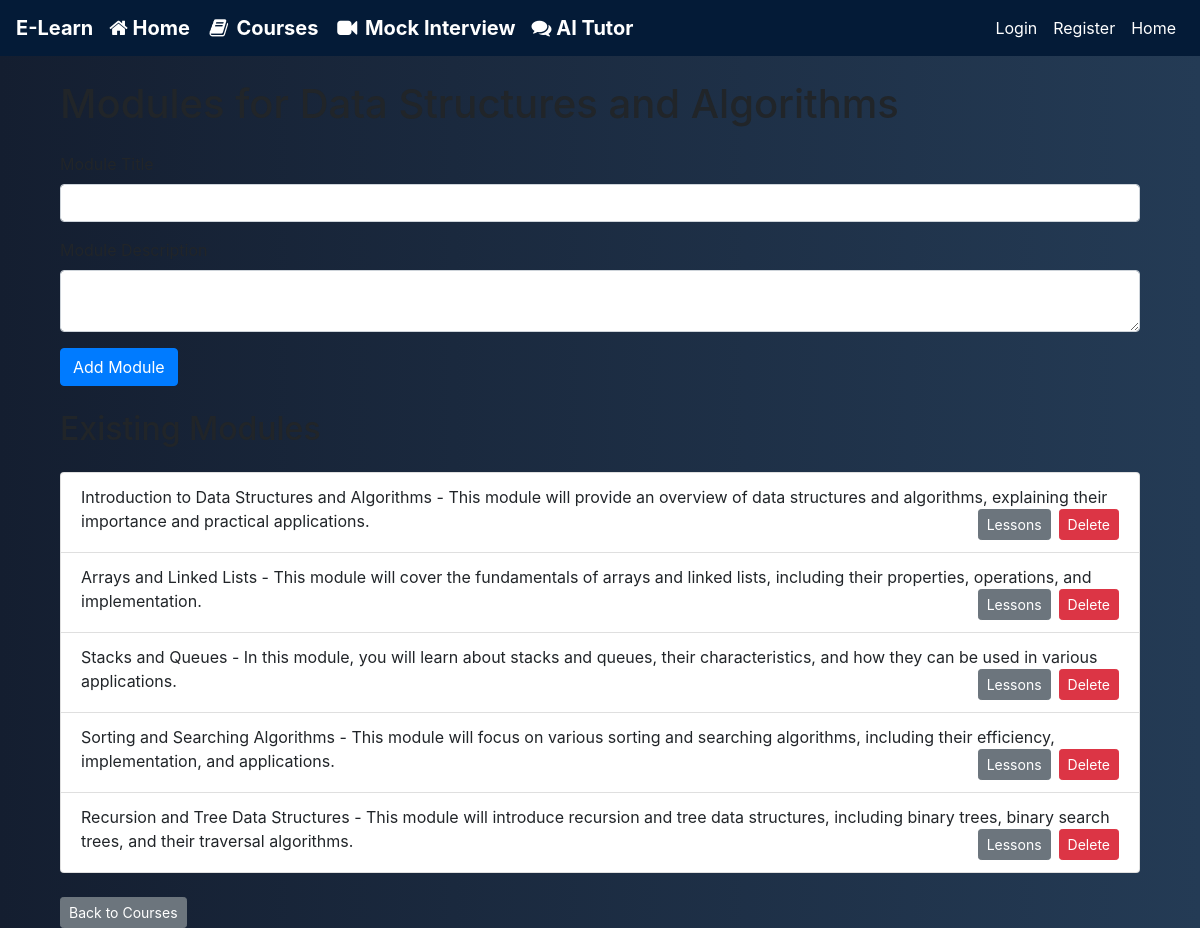
Page /courses/1/modules on the committed database.
### models.py (models this page shows, shortened)
class Module(db.Model):
    __tablename__ = 'modules'
    id = db.Column(db.Integer, primary_key=True)
    title = db.Column(db.String(50), nullable=False, unique=True)
    description = db.Column(db.String(250), nullable=False, unique=True)
    created_at = db.Column(db.DateTime, default=datetime.utcnow)
    course_id = db.Column(db.Integer, db.ForeignKey('courses.id'), nullable=False)
    lessons = db.relationship('Lesson', backref='module', lazy=True, cascade="all, delete-orphan")

### app.py (the view, shortened to what this page needs)
@app.route('/courses/<int:course_id>/modules', methods=['GET', 'POST'])
def manage_modules(course_id):
    course = Course.query.get(course_id)
    modules = Module.query.filter_by(course_id=course_id).all()
    return render_template('modules.html', course=course, modules=modules)

### templates/modules.html (shortened to what this page needs)
{% extends "base.html" %}
{% block content %}
<div class="container">
    <h1 class="my-4">Modules for {{ course.title }}</h1>
    <form method="POST">
        <div class="form-group">
            <label for="title">Module Title</label>
            <input type="text" class="form-control" id="title" name="title" required>
        </div>
        <div class="form-group">
            <label for="description">Module Description</label>
            <textarea class="form-control" id="description" name="description" required></textarea>
        </div>
        <button type="submit" class="btn btn-primary">Add Module</button>
    </form>
    <h2 class="my-4">Existing Modules</h2>
    <ul class="list-group">
        {% for module in modules %}
        <li class="list-group-item">
            {{ module.title }} - {{ module.description }}
            <form action="{{ url_for('delete_module', module_id=module.id) }}" method="POST" class="float-right">
                <button type="submit" class="btn btn-danger btn-sm">Delete</button>
            </form>
            <a href="{{ url_for('manage_lessons', module_id=module.id) }}" class="btn btn-secondary btn-sm float-right mr-2">Lessons</a>
        </li>
        {% endfor %}
    </ul>
    <a href="{{ url_for('manage_courses') }}" class="btn btn-secondary btn-sm mt-4">Back to Courses</a>
</div>
{% endblock %}

### templates/base.html (shortened to what this page needs)
<!DOCTYPE html>
<html lang="en">
  <head>
    <link
      rel="stylesheet"
      href="{{ url_for('static', filename='styles.css') }}"
    />
    <link
      rel="stylesheet"
      href="{{ url_for('static', filename='overlay.css') }}"
    />
    <link
      rel="stylesheet"
      href="https://stackpath.bootstrapcdn.com/bootstrap/4.5.2/css/bootstrap.min.css"
    />
  </head>
  <body>
    <nav class="navbar navbar-expand-lg navbar-dark">
      <a class="navbar-brand" href="{{ url_for('landing') }}">E-Learn</a>
      <link
        rel="stylesheet"
        href="https://cdnjs.cloudflare.com/ajax/libs/font-awesome/4.7.0/css/font-awesome.min.css"
      />
      <link
        rel="stylesheet"
        href="https://cdnjs.cloudflare.com/ajax/libs/font-awesome/4.7.0/css/font-awesome.min.css"
      />
      <a href="{{ url_for('home') }}" class="navbar-brand"
        ><i class="fa fa-home"></i> Home</a
      >
      <a href="{{ url_for('manage_courses') }}" class="navbar-brand"
        ><i class="fa fa-fw fa-book"></i> Courses</a
      >
      <a href="{{ url_for('mock_interview') }}" class="navbar-brand"
        ><i class="fa fa-fw fa-video-camera"></i> Mock Interview</a
      >
      <a href="{{ url_for('chat') }}" class="navbar-brand"
        ><i class="fa fa-comments"></i> AI Tutor</a
      >
      <div class="collapse navbar-collapse" id="navbarNav">
        <ul class="navbar-nav ml-auto">
          {% if current_user.is_authenticated %}
          <li class="nav-item">
            <a class="nav-link" href="{{ url_for('logout') }}">Logout</a>
          </li>
          {% else %}
          <li class="nav-item">
            <a class="nav-link" href="{{ url_for('login') }}">Login</a>
          </li>
          <li class="nav-item">
            <a class="nav-link" href="{{ url_for('register') }}">Register</a>
          </li>
          <li class="nav-item">
            <a class="nav-link" href="{{ url_for('landing') }}">Home</a>
          </li>
          {% endif %}
        </ul>
      </div>
    </nav>
    <div class="container mt-4">
      {% block content %}{% endblock %}
    </div>
  </body>
</html>

### static/styles.css (style rules this page uses)
.navbar { background-color: #041b37; }
body { background: linear-gradient(to right, #141e30, #243b55); color: white; margin: 0; }
.navbar-nav .nav-link { color: white !important; }
a.navbar-brand { font-weight: bold; }
button { padding: 10px 20px; background-color: #007bff; color: white; border: none; border-radius: 0 0 10px 0; }

### static/overlay.css (style rules this page uses)
.navbar-nav .nav-link { color: white !important; }

### rows in the picture
Module: title "Introduction to Data Structures and Algorithms", description "This module will provide an overview of data structures and algorithms, explaining their importance and practical applications."
Module: title "Arrays and Linked Lists", description "This module will cover the fundamentals of arrays and linked lists, including their properties, operations, and implementation."
Module: title "Stacks and Queues", description "In this module, you will learn about stacks and queues, their characteristics, and how they can be used in various applications."
Module: title "Sorting and Searching Algorithms", description "This module will focus on various sorting and searching algorithms, including their efficiency, implementation, and applications."
Module: title "Recursion and Tree Data Structures", description "This module will introduce recursion and tree data structures, including binary trees, binary search trees, and their traversal algorithms."
